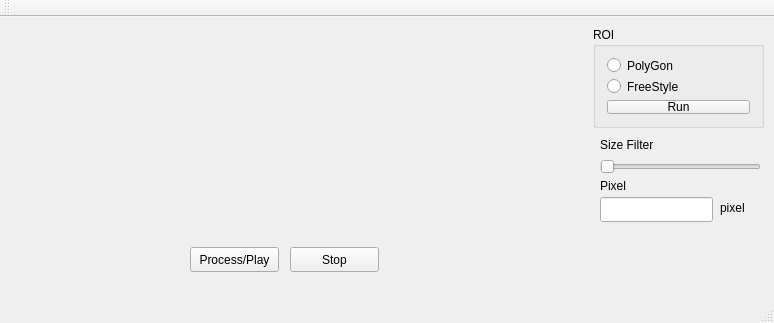
<?xml version="1.0" encoding="UTF-8"?>
<ui version="4.0">
 <class>MainWindow</class>
 <widget class="QMainWindow" name="MainWindow">
  <property name="geometry">
   <rect>
    <x>0</x>
    <y>0</y>
    <width>774</width>
    <height>323</height>
   </rect>
  </property>
  <property name="windowTitle">
   <string>MainWindow</string>
  </property>
  <widget class="QWidget" name="centralWidget">
   <widget class="QGroupBox" name="groupBox">
    <property name="geometry">
     <rect>
      <x>593</x>
      <y>10</y>
      <width>171</width>
      <height>101</height>
     </rect>
    </property>
    <property name="title">
     <string>ROI</string>
    </property>
    <layout class="QVBoxLayout" name="verticalLayout">
     <item>
      <widget class="QRadioButton" name="Polygon_radioButton">
       <property name="text">
        <string>PolyGon</string>
       </property>
      </widget>
     </item>
     <item>
      <widget class="QRadioButton" name="Freestyle_radioButton">
       <property name="text">
        <string>FreeStyle</string>
       </property>
      </widget>
     </item>
     <item>
      <widget class="QPushButton" name="Run_pushButton">
       <property name="text">
        <string>Run</string>
       </property>
      </widget>
     </item>
    </layout>
   </widget>
   <widget class="QSlider" name="Sizefilter_horizontalSlider">
    <property name="geometry">
     <rect>
      <x>600</x>
      <y>140</y>
      <width>161</width>
      <height>20</height>
     </rect>
    </property>
    <property name="orientation">
     <enum>Qt::Horizontal</enum>
    </property>
   </widget>
   <widget class="QLabel" name="Sizefilter_label">
    <property name="geometry">
     <rect>
      <x>600</x>
      <y>120</y>
      <width>141</width>
      <height>16</height>
     </rect>
    </property>
    <property name="text">
     <string>Size Filter</string>
    </property>
   </widget>
   <widget class="QLineEdit" name="lineEdit">
    <property name="geometry">
     <rect>
      <x>600</x>
      <y>180</y>
      <width>113</width>
      <height>25</height>
     </rect>
    </property>
   </widget>
   <widget class="QLabel" name="Dpixel_label">
    <property name="geometry">
     <rect>
      <x>600</x>
      <y>160</y>
      <width>67</width>
      <height>17</height>
     </rect>
    </property>
    <property name="text">
     <string>Pixel</string>
    </property>
   </widget>
   <widget class="QLabel" name="pxl_label">
    <property name="geometry">
     <rect>
      <x>720</x>
      <y>180</y>
      <width>41</width>
      <height>21</height>
     </rect>
    </property>
    <property name="text">
     <string>pixel</string>
    </property>
   </widget>
   <widget class="QLabel" name="stream_label">
    <property name="geometry">
     <rect>
      <x>60</x>
      <y>40</y>
      <width>181</width>
      <height>171</height>
     </rect>
    </property>
    <property name="mouseTracking">
     <bool>false</bool>
    </property>
    <property name="autoFillBackground">
     <bool>true</bool>
    </property>
    <property name="text">
     <string/>
    </property>
   </widget>
   <widget class="QPushButton" name="Process_pushButton">
    <property name="geometry">
     <rect>
      <x>190</x>
      <y>230</y>
      <width>89</width>
      <height>25</height>
     </rect>
    </property>
    <property name="text">
     <string>Process/Play</string>
    </property>
   </widget>
   <widget class="QLabel" name="Processed_stream_label">
    <property name="geometry">
     <rect>
      <x>300</x>
      <y>40</y>
      <width>181</width>
      <height>171</height>
     </rect>
    </property>
    <property name="mouseTracking">
     <bool>false</bool>
    </property>
    <property name="autoFillBackground">
     <bool>true</bool>
    </property>
    <property name="text">
     <string/>
    </property>
   </widget>
   <widget class="QPushButton" name="Stopstream_pushButton">
    <property name="geometry">
     <rect>
      <x>290</x>
      <y>230</y>
      <width>89</width>
      <height>25</height>
     </rect>
    </property>
    <property name="text">
     <string>Stop</string>
    </property>
   </widget>
  </widget>
  <widget class="QMenuBar" name="menuBar">
   <property name="geometry">
    <rect>
     <x>0</x>
     <y>0</y>
     <width>774</width>
     <height>22</height>
    </rect>
   </property>
  </widget>
  <widget class="QToolBar" name="mainToolBar">
   <attribute name="toolBarArea">
    <enum>TopToolBarArea</enum>
   </attribute>
   <attribute name="toolBarBreak">
    <bool>false</bool>
   </attribute>
  </widget>
  <widget class="QStatusBar" name="statusBar"/>
 </widget>
 <layoutdefault spacing="6" margin="11"/>
 <resources/>
 <connections/>
</ui>
